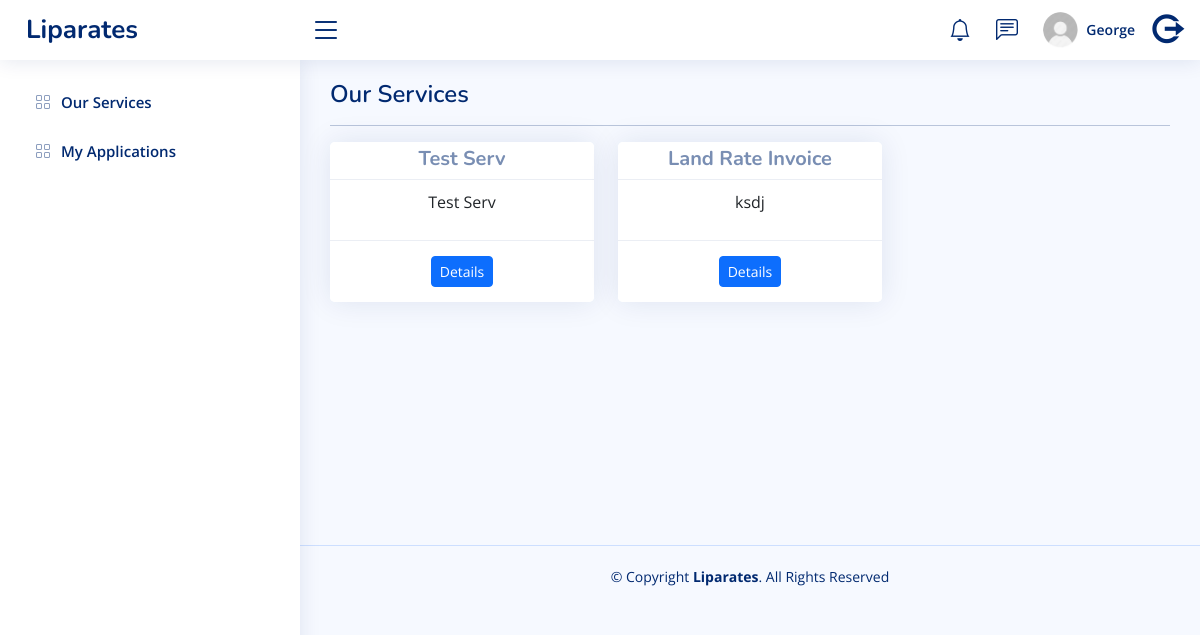
Page /core/services/ (signed in) on the committed database.
### core/models.py (models this page shows, shortened)
class Services(models.Model):
    title        = models.CharField(max_length=100)
    description  = models.TextField()
    requirements = models.TextField()
    created_at   = models.DateTimeField(auto_now_add=True)
    updated_at   = models.DateTimeField(auto_now=True)

### core/views.py (the view)
# urls.py: path("services/",views.OurServices.as_view(),name="services"),
class OurServices(LoginRequiredMixin,View):
    login_url = "accounts:login"
    redirect_field_name = "redirect_to"
    def get(self, request):
        services = Services.objects.all()
        context = {"services": services}
        return render(request, "core/services.html", context)

### templates/core/services.html (shortened to what this page needs)
{% extends 'core/base.html' %}
{% load static %}
{% block pagetitle %}
  Our Services<hr />
{% endblock %}
{% block mainbody %}
  <div class="row">
    {% for service in services %}
      <div class="col-sm-12 col-md-4 col-lg-4 animate__bounceIn">
        <div class="card ">
          <div class="card-header m-9" style="padding-bottom: 0px;padding-top: 5px;">
            <h5 class="" style="text-align: center;font-weight: bold;">{{ service.title }}</h5>
          </div>
          <div class="card-body" style="text-align: center;">
            <p>{{ service.description }}</p>
          </div>
          <div class="card-footer" style="text-align: center;">
            <a href="{% url 'core:service_details' service.id %}" type="button" class="btn btn-primary btn-sm">Details</a>
          </div>
        </div>
      </div>
    {% endfor %}
  </div>
{% endblock %}

### templates/core/parts/header.html (shortened to what this page needs)
{% load static %}
<header id="header" class="header fixed-top d-flex align-items-center">
  <div class="d-flex align-items-center justify-content-between">
    <a href="{% url 'core:performance' %}" class="logo d-flex align-items-center">
      <span class="d-none d-lg-block">Liparates</span>
    </a>
    <i class="bi bi-list toggle-sidebar-btn"></i>
  </div>
  <nav class="header-nav ms-auto">
    <ul class="d-flex align-items-center">
      <li class="nav-item dropdown">
        <a class="nav-link nav-icon" href="#" data-bs-toggle="dropdown">
          <i class="bi bi-bell"></i>
        </a>
      </li>
      <li class="nav-item dropdown">
        <a class="nav-link nav-icon" href="#" data-bs-toggle="dropdown">
          <i class="bi bi-chat-left-text"></i>
        </a>
      </li>
      <li class="nav-item dropdown pe-3">
        <a class="nav-link nav-profile d-flex align-items-center pe-0" href="{% url 'accounts:myprofile' %}">
          <img src="{% static 'images/liparates-user.jpg' %}" alt="Profile" class="rounded-circle" />
          <span class="d-none d-md-block ps-2">{{ user.first_name }}</span>
        </a>
      </li>
      <li class="nav-item dropdown pe-3">
        <a class="nav-link nav-profile d-flex align-items-center pe-0" href="{% url 'accounts:logout' %}">
          <i class="ri-logout-circle-r-line" style="font-size: 33px;font-weight: bolder;"></i>
        </a>
      </li>
    </ul>
  </nav>
</header>

### static/core/style.css (style rules this page uses)
:root { scroll-behavior: smooth; }
body { font-family: "Open Sans", sans-serif; background: #f6f9ff; color: #444444; }
a { color: #4154f1; text-decoration: none; }
h1, h2, h3, h4, h5, h6 { font-family: "Nunito", sans-serif; }
.card { margin-bottom: 30px; border: none; border-radius: 5px; box-shadow: 0px 0 30px rgba(1, 41, 112, 0.1); }
.card-header, .card-footer { border-color: #ebeef4; background-color: #fff; color: #798eb3; padding: 15px; }
.card-body { padding: 10px 20px 10px 20px; }
.logo { line-height: 1; }
@media (min-width: 1200px) { .logo { width: 280px; } }
.logo span { font-size: 26px; font-weight: 700; color: #012970; font-family: "Nunito", sans-serif; }
.header { transition: all 0.5s; z-index: 997; height: 60px; box-shadow: 0px 2px 20px rgba(1, 41, 112, 0.1); background-color: #fff; padding-left: 20px; }
.header .toggle-sidebar-btn { font-size: 32px; padding-left: 10px; cursor: pointer; color: #012970; }
.header-nav ul { list-style: none; }
.header-nav>ul { margin: 0; padding: 0; }
.header-nav .nav-icon { font-size: 22px; color: #012970; margin-right: 25px; position: relative; }
.header-nav .nav-profile { color: #012970; }
.header-nav .nav-profile img { max-height: 36px; }
.header-nav .nav-profile span { font-size: 14px; font-weight: 600; }

### rows in the picture
Services: title "Test Serv", description "Test Serv"
Services: title "Land Rate Invoice", description "ksdj"

### other values in the picture
{{ user.first_name }} "George"
